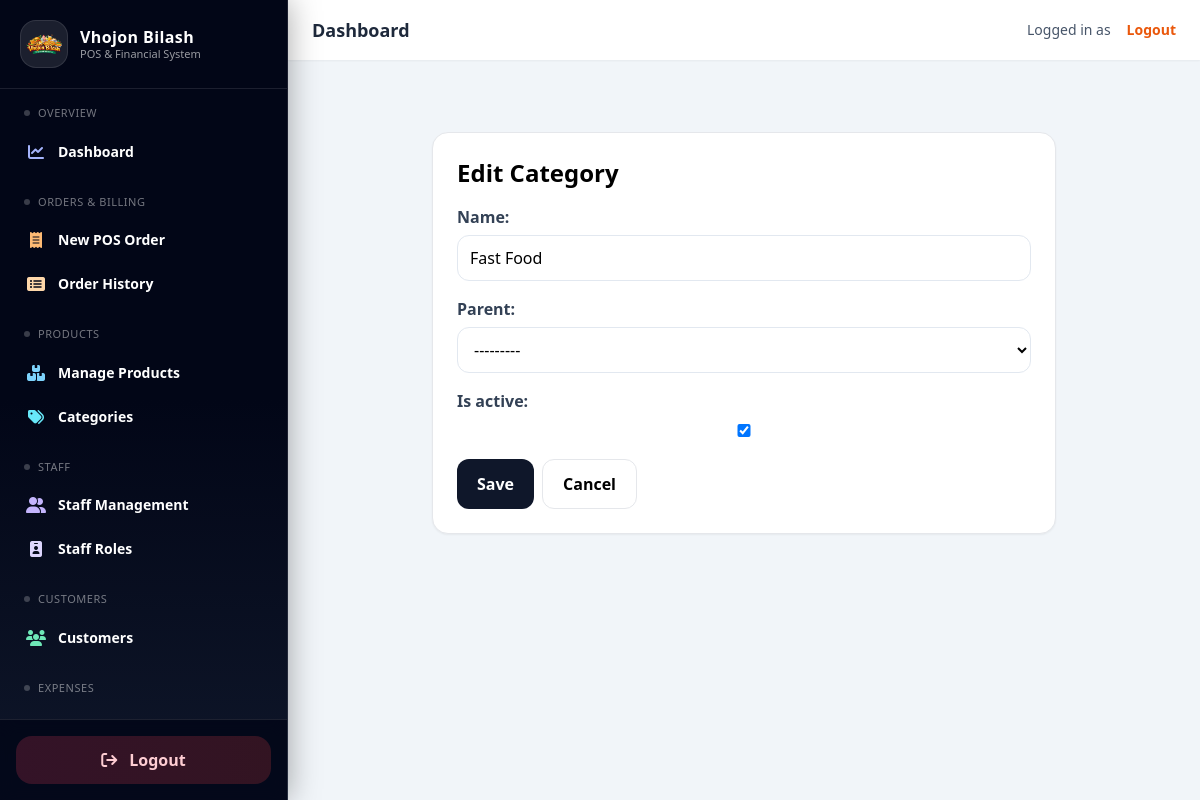
The page /catalog/categories/1/edit/ on the database its author committed.
### catalog/models.py (models this page shows)
class TimeStampedModel(models.Model):
    created_at = models.DateTimeField(default=timezone.now, editable=False)
    updated_at = models.DateTimeField(auto_now=True)
    class Meta:
        abstract = True

class Category(TimeStampedModel):
    name = models.CharField(max_length=150)
    parent = models.ForeignKey(
        "self",
        on_delete=models.SET_NULL,
        null=True,
        blank=True,
        related_name="children"
    )
    is_active = models.BooleanField(default=True)
    def __str__(self):
        return self.name

### catalog/views.py (the view)
@require_http_methods(["GET", "POST"])
def category_update(request, pk):
    category = get_object_or_404(Category, pk=pk)
    if request.method == "POST":
        form = CategoryForm(request.POST, instance=category)
        if form.is_valid():
            form.save()
            messages.success(request, "✅ Category updated successfully.")
            return redirect("catalog:category_list")
        messages.error(request, "❌ Please fix the errors below.")
    else:
        form = CategoryForm(instance=category)
    return render(
        request,
        "products/category_form.html",
        {"form": form, "object": category},
    )

### catalog/forms.py
class CategoryForm(forms.ModelForm):
    class Meta:
        model = Category
        fields = ["name", "parent", "is_active"]
        widgets = {
            "name": forms.TextInput(attrs={"placeholder": "Category name"}),
        }

### catalog/templates/products/category_form.html (shortened to what this page needs)
{% extends "base.html" %}
{% block content %}
<div class="max-w-2xl mx-auto p-6">
  <div class="bg-white p-6 rounded-2xl border shadow-sm">
    <h1 class="text-2xl font-bold mb-4">
      {% if object %}Edit Category{% else %}Create Category{% endif %}
    </h1>
    <form method="post" class="space-y-4">
      {{ form.as_p }}
      <div class="flex gap-2">
        <button class="px-5 py-3 bg-slate-900 text-white rounded-xl font-bold">
          Save
        </button>
        <a href="{% url 'catalog:category_list' %}" class="px-5 py-3 border rounded-xl font-bold">
          Cancel
        </a>
      </div>
    </form>
  </div>
</div>
{% endblock %}

### templates/base.html (style rules this page uses)
input, select, textarea { width:100%; border:1px solid rgb(226 232 240); border-radius:12px; padding:10px 12px; background:white; outline:none; }
label { display:block;font-weight:600;margin-bottom:6px;color:#334155; }

### rows shown on the page
Category: name "Fast Food", parent "---------", is_active "☑"
